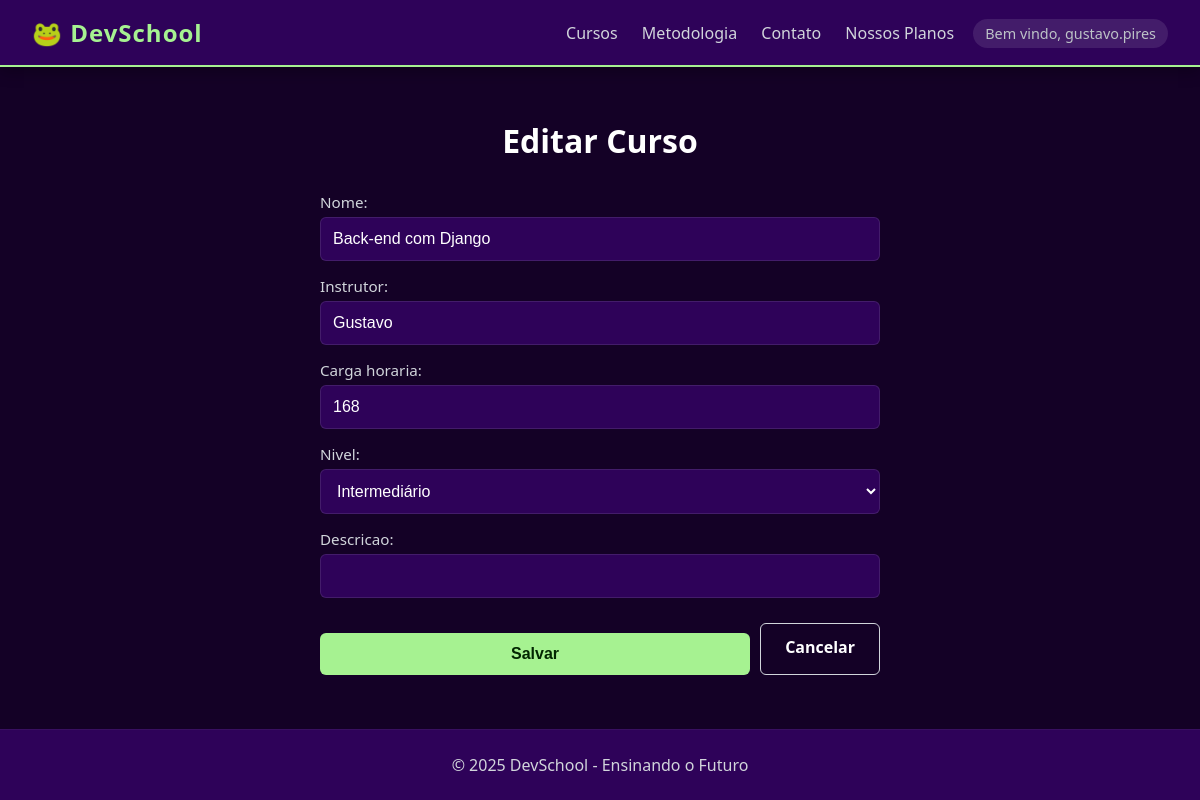
Page /curso/editar/1/ (signed in) on the committed database.
### app/models.py (models this page shows, shortened)
class Curso(models.Model):
    nome = models.CharField(max_length=200)
    instrutor = models.CharField(max_length=100)
    carga_horaria = models.IntegerField()
    NIVEL_CHOICES = [
        ('Iniciante', 'Iniciante'),
        ('Intermediário', 'Intermediário'),
        ('Avançado', 'Avançado'),
    ]
    nivel = models.CharField(max_length=50, choices=NIVEL_CHOICES, default='Iniciante')
    descricao = models.CharField(max_length=1000, default ='')

### app/views.py (the view)
# urls.py: path('curso/editar/<int:pk>/', views.editar_curso_view, name='curso_editar'),
def editar_curso_view(request, pk):
    curso = get_object_or_404(Curso, pk=pk)
    form = CursoForm(request.POST or None, instance=curso)
    if form.is_valid():
        form.save()
        return redirect('home') # Redireciona para a lista (nome da sua rota home)
    return render(request, 'curso_form.html', {'form': form})

### app/forms.py
class CursoForm(forms.ModelForm):
    class Meta:
        model = Curso
        fields = '__all__'  # Inclui todos os campos do Model

### app/templates/curso_form.html (shortened to what this page needs)
{% extends 'base.html' %}
{% block conteudo %}
    {% if perms.app.change_curso %}
    <div class="form-wrapper">
        <h1 class="text-center mb-30" style="color: var(--text-main);">
            {% if form.instance.pk %}
                Editar Curso
            {% else %}
                Cadastrar Novo Curso
            {% endif %}
        </h1>
        <form method="post">
            <div class="django-raw-form">
                {{ form.as_p }}
            </div>
            <div style="display: flex; gap: 10px; margin-top: 25px;">
                <button type="submit" class="btn btn-primary">
                    Salvar
                </button>
                <a href="/" class="btn btn-outline" style="text-decoration: none; text-align: center;">
                    Cancelar
                </a>
            </div>
        </form>
    </div>
    {% else %}
    <h1 class="text-center mb-30" style="color: var(--text-main);">Você precisa ter permissão para acessar essa página</h1>
    {% endif %}
{% endblock %}

### app/templates/base.html (shortened to what this page needs)
<!DOCTYPE html>
<html lang="pt-BR">
<head>
    {% load static %}
    <link rel="stylesheet" href="{% static 'style.css' %}">
</head>
<body>
    <header>
    <nav>
        <h2>🐸 DevSchool</h2>
        <div>
            <a href="/">Cursos</a>
            <a href="/metodologia">Metodologia</a>
            <a href="/contato">Contato</a>
            <a href="/assinaturas">Nossos Planos</a>
            {% if user.is_authenticated %} <span style="margin-left: 15px; font-size: 0.9em; color: #bdc3c7;">
                    Bem vindo, {{ user.username }}
                </span>
            {% else %}
                <a href="{% url 'login' %}">LOGIN</a>
            {% endif %}
        </div>
    </nav>
    </header>
    <main>
    <div class="container">
        {% block conteudo %}
        {% endblock %}
    </div>
    </main>
    <footer>© 2025 DevSchool - Ensinando o Futuro</footer>
</body>
</html>

### app/static/style.css (style rules this page uses)
:root { --background-color: #140126; --primary-surface: #2E0259; --accent-color: #A6F291; --contrast-text: #022601; --text-main: #ffffff; --text-secondary: #d1d5db; }
* { margin: 0; padding: 0; box-sizing: border-box; }
body { font-family: 'Segoe UI', Tahoma, Geneva, Verdana, sans-serif; background-color: var(--background-color); color: var(--text-main); display: flex; flex-direction: column; min-height: 100vh; }
nav { background-color: var(--primary-surface); padding: 1rem 2rem; display: flex; justify-content: space-between; align-items: center; border-bottom: 2px solid var(--accent-color); box-shadow: 0 4px 15px rgba(0,0,0,0.3); }
nav h2 { font-size: 1.5rem; font-weight: bold; letter-spacing: 1px; color: var(--accent-color); }
nav a { color: var(--text-secondary); text-decoration: none; margin-left: 20px; font-weight: 500; transition: color 0.3s; }
nav span { margin-left: 20px; font-size: 0.9rem; background-color: rgba(255,255,255,0.1); padding: 5px 12px; border-radius: 20px; color: var(--text-main); }
.container { max-width: 1100px; margin: 2rem auto; padding: 0 20px; flex: 1; width: 100%; }
footer { background-color: var(--primary-surface); color: var(--text-secondary); text-align: center; padding: 1.5rem; margin-top: auto; border-top: 1px solid rgba(255,255,255,0.05); }
h1, h3 { color: var(--text-main); margin-bottom: 20px; }
.form-wrapper { max-width: 600px; margin: 0 auto; padding: 20px; }
.text-center { text-align: center; }
.mb-30 { margin-bottom: 30px; }
label { color: var(--text-secondary); font-weight: 500; font-size: 0.95rem; }
.btn { padding: 12px 24px; border-radius: 6px; font-weight: bold; font-size: 1rem; cursor: pointer; border: none; transition: transform 0.2s, opacity 0.2s; display: inline-block; text-align: center; }
.btn-primary { background-color: var(--accent-color); color: var(--contrast-text); width: 100%; margin-top: 10px; }
.btn-outline { background: transparent; border: 1px solid var(--text-secondary); color: var(--text-main); }
.django-raw-form p label { display: block; color: var(--text-secondary); font-weight: 500; margin-bottom: 5px; margin-top: 15px; }
.django-raw-form input[type="text"], .django-raw-form input[type="number"], .django-raw-form input[type="email"], .django-raw-form select, .django-raw-form textarea { width: 100%; padding: 12px; border-radius: 6px; border: 1px solid rgba(255, 255, 255, 0.1); background-color: var(--primary-surface); color: var(--text-main); font-size: 1rem; outline: none; transition: border-color 0.3s; }
:root { --danger-color: #ef4444; --danger-hover: #dc2626; }

### rows in the picture
Curso: nome "Back-end com Django", instrutor "Gustavo", carga_horaria "168", nivel "Intermediário"

### other values in the picture
{{ user.username }} "gustavo.pires"
